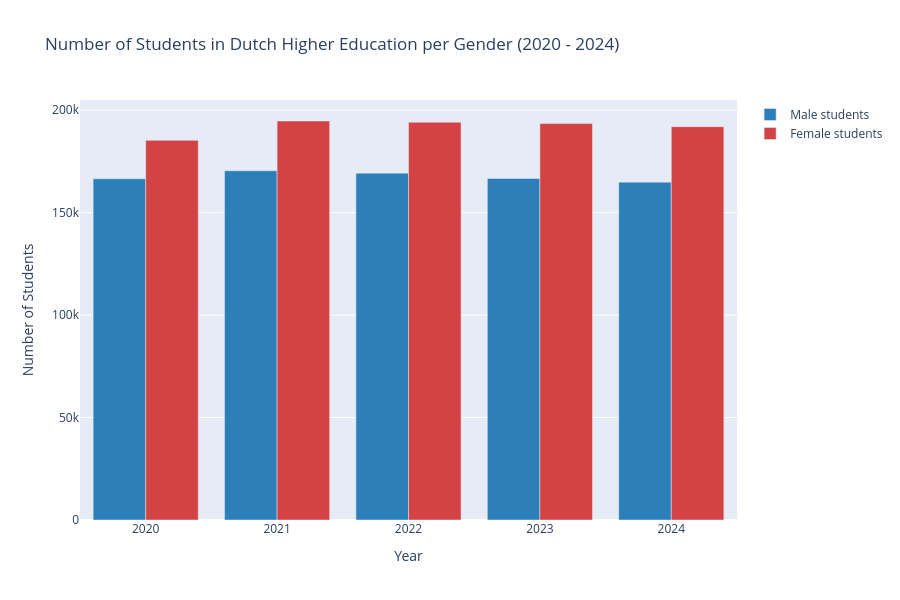

Notebook code cell kept with this figure:
### Markdown cell above
### Gender Balance as a Sign of Inclusive Growth
The continued growth in student enrollment has been accompanied by a consistent gender pattern: female students have outnumbered male students every year between 2020 and 2024. The peak year 2021, which reflected delayed enrollment due to COVID-19, shows it most clearly. Both male and female enrollment are increasing, but women are consistently ahead in absolute numbers. This gender trend highlights a positive shift toward greater gender balance in higher education, which may contribute to more equal representation and opportunities for women in the labor market in the long term.  A higher share of female graduates contributes to a more balanced labor force, especially in sectors traditionally underrepresented by women. Promoting equal access for all genders enhances not only fairness but also economic resilience and innovation potential in a knowledge-based economy (Hong, Kim, Park & Sim, 2019).

### Code cell
totaal_vrouw = [registraties_wo[registraties_wo['GESLACHT'] == 'vrouw'][jaar].sum() for jaar in jaren]
totaal_man = [registraties_wo[registraties_wo['GESLACHT'] == 'man'][jaar].sum() for jaar in jaren]

fig4 = go.Figure(data = [
    go.Bar(name='Male students', x = jaren, y = totaal_man, marker=dict(color='#2c7fb8')),
    go.Bar(name='Female students', x = jaren, y = totaal_vrouw, marker=dict(color='#d44343'))
])

fig4.update_layout( height = 600, title = 'Number of Students in Dutch Higher Education per Gender (2020 - 2024)',
                  xaxis_title="Year", yaxis_title="Number of Students")
fig4.show()

### Figure 1 — Plotly figure (JSON) as saved in the notebook; plotly's stock layout.template omitted (floating-point values rounded to 4 significant figures)
{"data": [{"marker": {"color": "#2c7fb8"}, "name": "Male students", "type": "bar", "x": ["2020", "2021", "2022", "2023", "2024"], "y": [166458, 170392, 169235, 166647, 164847]}, {"marker": {"color": "#d44343"}, "name": "Female students", "type": "bar", "x": ["2020", "2021", "2022", "2023", "2024"], "y": [185276, 194680, 194075, 193428, 191919]}], "layout": {"height": 600, "title": {"text": "Number of Students in Dutch Higher Education per Gender (2020 - 2024)"}, "xaxis": {"autorange": true, "range": [-0.5, 4.5], "title": {"text": "Year"}, "type": "category"}, "yaxis": {"autorange": true, "range": [0, 204900.0], "title": {"text": "Number of Students"}, "type": "linear"}}}
